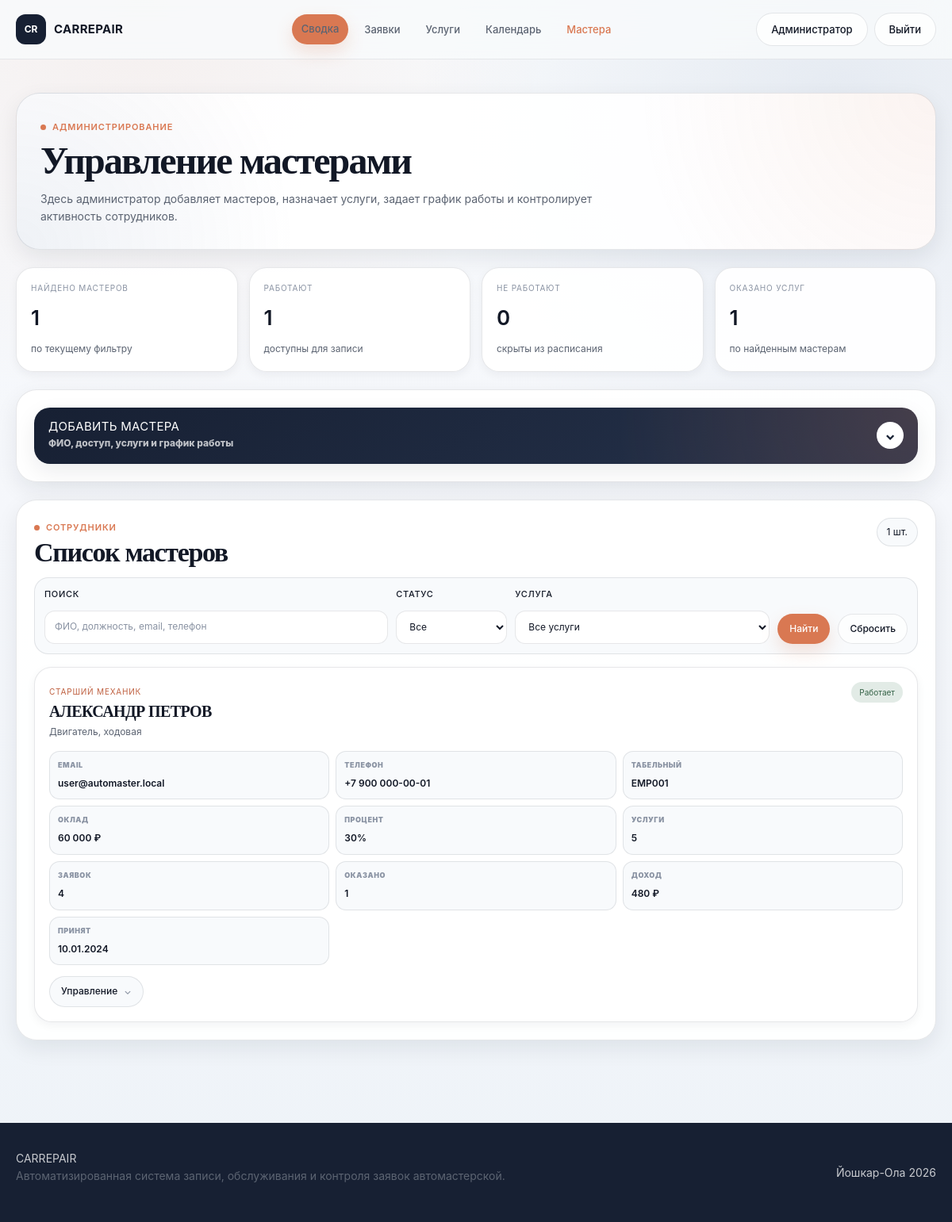
Page /admin/employees.php (signed in) on the committed database.
### tables this page shows
CREATE TABLE `employees` (
  `id` int(11) NOT NULL AUTO_INCREMENT,
  `full_name` varchar(255) NOT NULL,
  `position` varchar(100) NOT NULL,
  `phone` varchar(100) DEFAULT NULL,
  `email` varchar(255) DEFAULT NULL,
  `employee_number` varchar(100) NOT NULL,
  `hire_date` date DEFAULT NULL,
  `salary` decimal(10,2) DEFAULT 0.00,
  `specialization` varchar(255) DEFAULT NULL,
  `commission_percent` decimal(5,2) NOT NULL DEFAULT 30.00,
  `is_master` tinyint(1) NOT NULL DEFAULT 1,
  `work_status` enum('Работает','В отпуске','Уволен') NOT NULL DEFAULT 'Работает',
  PRIMARY KEY (`id`),
  UNIQUE KEY `employee_number` (`employee_number`)
);

### admin/employees.php (the view, shortened to what this page needs)
<?php
require_once '../config/db.php';
$filterSearch = trim($_GET['search'] ?? '');
function adminMoney($value)
{
    return number_format((float)$value, 0, '.', ' ') . ' ₽';
}
function adminShortDate($value)
{
    return date('d.m.Y', strtotime($value));
}
$where = [
    'employees.is_master = 1'
];
$params = [];
$whereSql = 'WHERE ' . implode(' AND ', $where);
$employeesStmt = $pdo->prepare("
    SELECT
        employees.*,
        COUNT(DISTINCT appointments.id) AS appointments_count,
        SUM(CASE WHEN appointments.status IN ('Оказана', 'Выполнена') THEN 1 ELSE 0 END) AS done_count,
        COALESCE(SUM(
            CASE
                WHEN appointments.status IN ('Оказана', 'Выполнена')
                THEN appointments.master_income
                ELSE 0
            END
        ), 0) AS income_sum
    FROM employees
    LEFT JOIN appointments ON appointments.employee_id = employees.id
    {$whereSql}
    GROUP BY employees.id
    ORDER BY
        CASE WHEN employees.work_status = 'Работает' THEN 0 ELSE 1 END,
        employees.full_name
");
$employeesStmt->execute($params);
$employees = $employeesStmt->fetchAll();
$employeeIds = array_map(fn($employee) => (int)$employee['id'], $employees);
$employeeServices = [];
if (!empty($employeeIds)) {
    $placeholders = implode(',', array_fill(0, count($employeeIds), '?'));
    $employeeServicesStmt = $pdo->prepare("
        SELECT employee_id, service_id
        FROM employee_services
        WHERE employee_id IN ({$placeholders})
          AND is_active = 1
    ");
    $employeeServicesStmt->execute($employeeIds);
    foreach ($employeeServicesStmt->fetchAll() as $row) {
        $employeeServices[(int)$row['employee_id']][] = (int)$row['service_id'];
    }
}
$totalEmployees = count($employees);
$activeEmployees = 0;
$inactiveEmployees = 0;
$totalDone = 0;
foreach ($employees as $employee) {
    if ($employee['work_status'] === 'Работает') {
        $activeEmployees++;
    } else {
        $inactiveEmployees++;
    }
    $totalDone += (int)$employee['done_count'];
}
require_once '../includes/header.php';
?>
<section class="admin-page">
    <div class="container">
        <div class="admin-hero admin-hero--single">
            <div>
                <span class="label">Администрирование</span>
                <h1>Управление мастерами</h1>
                <p>
                    Здесь администратор добавляет мастеров, назначает услуги,
                    задает график работы и контролирует активность сотрудников.
                </p>
            </div>
        </div>
        <div class="admin-stats-grid admin-stats-grid--employees">
            <article class="admin-stat-card">
                <span>Найдено мастеров</span>
                <strong><?= (int)$totalEmployees ?></strong>
                <p>по текущему фильтру</p>
            </article>
            <article class="admin-stat-card">
                <span>Работают</span>
                <strong><?= (int)$activeEmployees ?></strong>
                <p>доступны для записи</p>
            </article>
            <article class="admin-stat-card">
                <span>Не работают</span>
                <strong><?= (int)$inactiveEmployees ?></strong>
                <p>скрыты из расписания</p>
            </article>
            <article class="admin-stat-card">
                <span>Оказано услуг</span>
                <strong><?= (int)$totalDone ?></strong>
                <p>по найденным мастерам</p>
            </article>
        </div>
        <section class="admin-section-card">
            <details class="admin-collapsible">
                <summary>
                    <span>
                        <b>Добавить мастера</b>
                        <small>ФИО, доступ, услуги и график работы</small>
                    </span>
                </summary>
            </details>
        </section>
        <section class="admin-section-card">
            <div class="admin-section-head admin-section-head--compact">
                <div>
                    <span class="label">Сотрудники</span>
                    <h2>Список мастеров</h2>
                </div>
                <strong class="admin-count">
                    <?= count($employees) ?> шт.
                </strong>
            </div>
            <form method="get" action="employees.php" class="admin-list-filter admin-list-filter--employees">
                <div class="form-group">
                    <label for="search">Поиск</label>
                    <input
                        type="text"
                        id="search"
                        name="search"
                        value="<?= htmlspecialchars($filterSearch) ?>"
                        placeholder="ФИО, должность, email, телефон"
                    >
                </div>
                <div class="form-group">
                    <label for="status">Статус</label>
                    <select id="status" name="status">
                        <option value="">Все</option>
                    </select>
                </div>
                <div class="form-group">
                    <label for="service_id">Услуга</label>
                    <select id="service_id" name="service_id">
                        <option value="0">Все услуги</option>
                    </select>
                </div>
                <button type="submit" class="btn btn--orange btn--small">
                    Найти
                </button>
                <a href="employees.php" class="btn btn--light btn--small">
                    Сбросить
                </a>
            </form>
            <?php if (empty($employees)): ?>
                <p class="empty-text">По выбранным фильтрам мастера не найдены.</p>
            <?php else: ?>
                <div class="admin-employees-list">
                    <?php foreach ($employees as $employee): ?>
                        <?php
                            $currentServiceIds = $employeeServices[(int)$employee['id']] ?? [];
                            $isActive = $employee['work_status'] === 'Работает';
                        ?>
                        <article class="admin-employee-card <?= $isActive ? '' : 'is-hidden' ?>">
                            <div class="admin-employee-card__head">
                                <div>
                                    <span class="admin-card-time">
                                        <?= htmlspecialchars($employee['position']) ?>
                                    </span>
                                    <h3><?= htmlspecialchars($employee['full_name']) ?></h3>
                                    <p><?= htmlspecialchars($employee['specialization'] ?: 'Специализация не указана') ?></p>
                                </div>
                                <span class="status-badge <?= $isActive ? 'status-badge--done' : 'status-badge--cancel' ?>">
                                    <?= htmlspecialchars($employee['work_status']) ?>
                                </span>
                            </div>
                            <div class="record-card__meta">
                                <div>
                                    <span>Email</span>
                                    <strong><?= htmlspecialchars($employee['email'] ?: 'не указан') ?></strong>
                                </div>
                                <div>
                                    <span>Телефон</span>
                                    <strong><?= htmlspecialchars($employee['phone'] ?: 'не указан') ?></strong>
                                </div>
                                <div>
                                    <span>Табельный</span>
                                    <strong><?= htmlspecialchars($employee['employee_number']) ?></strong>
                                </div>
                                <div>
                                    <span>Оклад</span>
                                    <strong><?= adminMoney($employee['salary']) ?></strong>
                                </div>
                                <div>
                                    <span>Процент</span>
                                    <strong><?= (float)$employee['commission_percent'] ?>%</strong>
                                </div>
                                <div>
                                    <span>Услуги</span>
                                    <strong><?= count($currentServiceIds) ?></strong>
                                </div>
                                <div>
                                    <span>Заявок</span>
                                    <strong><?= (int)$employee['appointments_count'] ?></strong>
                                </div>
                                <div>
                                    <span>Оказано</span>
                                    <strong><?= (int)$employee['done_count'] ?></strong>
                                </div>
                                <div>
                                    <span>Доход</span>
                                    <strong><?= adminMoney($employee['income_sum']) ?></strong>
                                </div>
                                <div>
                                    <span>Принят</span>
                                    <strong><?= adminShortDate($employee['hire_date']) ?></strong>
                                </div>
                            </div>
                            <details class="admin-more">
                                <summary>Управление</summary>
                            </details>
                        </article>
                    <?php endforeach; ?>
                </div>
            <?php endif; ?>
        </section>
    </div>
</section>
<?php require_once '../includes/footer.php'; ?>

### assets/css/style.css (style rules this page uses)
:root { --bg: #f5f7fb; --bg-soft: #eef3f8; --surface: #ffffff; --surface-soft: #f8fafc; --text: #121826; --text-soft: #5c6472; --text-muted: #8a93a3; --primary: #172033; --primary-soft: #25324b; --accent: #d97852; --accent-dark: #bf6040; --accent-soft: #fff1eb; --green: #4e8665; --blue: #496a9b; --red: #a85f5f; --yellow: #b89a56; --border: rgba(18, 24, 38, 0.10); --border-strong: rgba(18, 24, 38, 0.16); --shadow-xs: 0 4px 12px rgba(18, 24, 38, 0.05); --shadow-sm: 0 10px 28px rgba(18, 24, 38, 0.08); --shadow-md: 0 18px 42px rgba(18, 24, 38, 0.10); --radius-sm: 12px; --radius-md: 18px; --radius-lg: 26px; --container: 1180px; --header-h: 74px; --font-main: Inter, -apple-system, BlinkMacSystemFont, "Segoe UI", Arial, sans-serif; --font-title: Georgia, "Times New Roman", serif; }
*, *::before, *::after { box-sizing: border-box; }
html { min-height: 100%; scroll-behavior: smooth; }
body { min-height: 100vh; margin: 0; display: grid; grid-template-rows: auto 1fr auto; color: var(--text); background: radial-gradient(circle at 15% 0%, rgba(217, 120, 82, 0.08), transparent 28%), radial-gradient(circle at 88% 8%, rgba(73, 106, 155, 0.10), transparent 30%), linear-gradient(180deg, #f8fafc 0%, var(--bg) 42%, #eef3f8 100%); font-family: var(--font-main); font-size: 14px; line-height: 1.55; -webkit-font-smoothing: antialiased; text-rendering: optimizeLegibility; }
a { color: inherit; text-decoration: none; }
button { border: 0; }
.container { width: min(var(--container), calc(100% - 40px)); margin: 0 auto; }
section { position: relative; }
h1, h2, h3, p { margin-top: 0; }
h1, h2, h3 { color: var(--text); line-height: 1.08; }
h1, h2 { font-family: var(--font-title); letter-spacing: -0.04em; }
h1 { margin-bottom: 18px; font-size: clamp(38px, 5vw, 70px); }
h2 { margin-bottom: 16px; font-size: clamp(28px, 3.2vw, 46px); }
h3 { margin-bottom: 10px; font-size: 18px; }
p { color: var(--text-soft); }
.label { display: inline-flex; align-items: center; gap: 8px; margin-bottom: 12px; color: var(--accent); font-size: 11px; font-weight: 900; line-height: 1; letter-spacing: 0.08em; text-transform: uppercase; }
.label::before { content: ""; width: 7px; height: 7px; border-radius: 50%; background: currentColor; }
.btn, .nav__button, .header-login, .user-name, .bonus-button { min-height: 42px; display: inline-flex; align-items: center; justify-content: center; gap: 8px; padding: 11px 18px; border-radius: 999px; font-size: 13px; font-weight: 850; line-height: 1; cursor: pointer; transition: 0.18s ease; }
.btn { border: 1px solid transparent; }
.btn--orange, .nav__button, .nav__button--green { color: #ffffff; background: var(--accent); box-shadow: 0 10px 22px rgba(217, 120, 82, 0.20); }
.btn--light, .header-login { color: var(--text); background: rgba(255, 255, 255, 0.72); border: 1px solid var(--border); }
.btn--small { min-height: 36px; padding: 9px 14px; font-size: 12px; }
.form-group { display: grid; gap: 7px; margin-bottom: 14px; }
label { color: var(--text); font-size: 12px; font-weight: 900; }
.record-card__meta { display: grid; grid-template-columns: repeat(3, 1fr); gap: 10px; margin-top: 14px; }
.record-card__meta div { padding: 12px; border-radius: 14px; background: var(--surface-soft); border: 1px solid var(--border); }
.record-card__meta span { display: block; margin-bottom: 4px; color: var(--text-muted); font-size: 10px; font-weight: 900; text-transform: uppercase; }
.record-card__meta strong { color: var(--text); font-size: 13px; }
.status-badge { display: inline-flex; align-items: center; justify-content: center; min-height: 26px; padding: 6px 10px; border-radius: 999px; font-size: 10px; font-weight: 900; line-height: 1; white-space: nowrap; }
.status-badge--done { color: #356347; background: rgba(78, 134, 101, 0.16); }
body, button, input, select, textarea, p, span, a, label, small, strong, b, td, th, li, summary { font-weight: 400; }
h1, h2, h3, h4, h5, h6, .logo__text, .logo__icon { font-weight: 700; }
.label { font-weight: 600; }
.btn, .nav a, .nav__button, .header-login, .user-name, .bonus-button { font-weight: 500; }
.service-card__price, .hero__badge strong, .record-card__meta strong, .auth-demo__item b, .profile-card strong, .info-card strong { font-weight: 500; }
.status-badge, .pill, .service-card__meta span, .card-meta span { font-weight: 500; }

### rows in the picture
employees: position "СТАРШИЙ МЕХАНИК", full_name "АЛЕКСАНДР ПЕТРОВ", specialization "Двигатель, ходовая", work_status "Работает", email "user@automaster.local", phone "+7 900 000-00-01", employee_number "EMP001", salary "60 000 ₽", commission_percent "30", id "5", appointments_count "4", done_count "1", income_sum "480 ₽", hire_date "10.01.2024"

### other values in the picture
$headerUserName "Администратор"
$totalEmployees "1"
$activeEmployees "1"
$inactiveEmployees "0"
$totalDone "1"
count($employees) "1"
